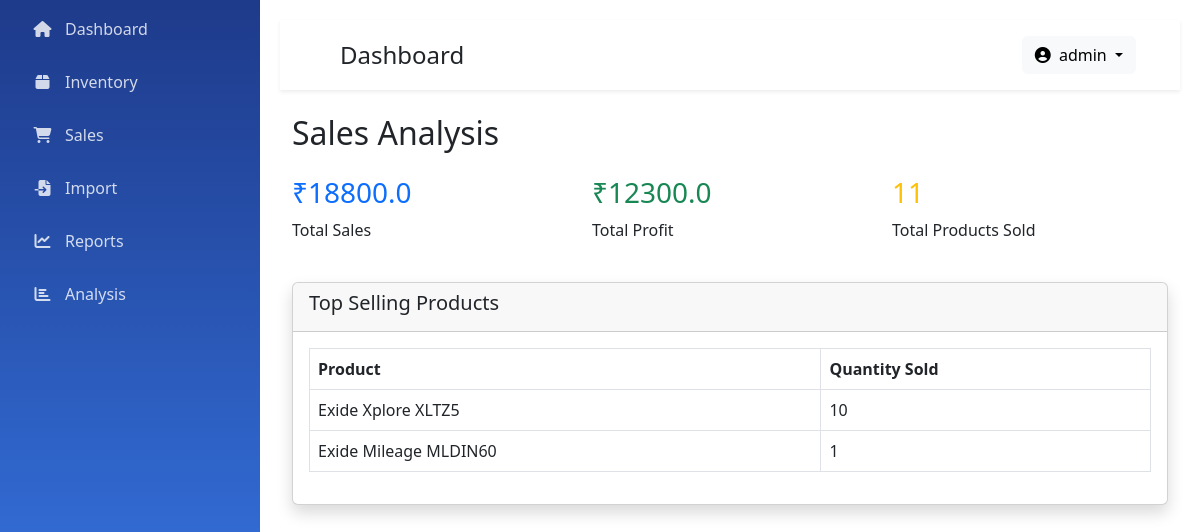
/analysis (signed in), run on the app's committed database.
### models.py (models this page shows, shortened)
class User(UserMixin, db.Model):
    id = db.Column(db.Integer, primary_key=True)
    username = db.Column(db.String(150), unique=True, nullable=False)
    password_hash = db.Column(db.String(150), nullable=False)
    created_at = db.Column(db.DateTime, default=datetime.utcnow)

class Battery(db.Model):
    id = db.Column(db.Integer, primary_key=True)
    model = db.Column(db.String(100), nullable=False)
    brand = db.Column(db.String(50))
    voltage = db.Column(db.Integer)
    capacity = db.Column(db.Integer)
    price = db.Column(db.Float, nullable=False)
    quantity = db.Column(db.Integer, default=0)
    barcode = db.Column(db.String(100), unique=True, nullable=False)
    qr_code = db.Column(db.String(200))
    import_date = db.Column(db.DateTime, default=datetime.utcnow)
    expiry_date = db.Column(db.DateTime)
    warranty_period = db.Column(db.Integer)
    supplier_id = db.Column(db.Integer, db.ForeignKey('supplier.id'))
    purchase_price = db.Column(db.Float)
    created_at = db.Column(db.DateTime, default=datetime.utcnow)
    sales = db.relationship('SaleItem', backref='battery', lazy=True)

### app.py (the view)
@app.route('/analysis')
@login_required
def analysis():
    total_sales = db.session.query(db.func.sum(Sale.total_amount)).scalar() or 0
    total_profit = db.session.query(db.func.sum(SaleItem.profit)).scalar() or 0
    total_products = db.session.query(db.func.sum(SaleItem.quantity)).scalar() or 0
    top_products = db.session.query(
        Battery.model,
        db.func.sum(SaleItem.quantity).label('qty_sold')
    ).join(SaleItem, Battery.id == SaleItem.battery_id)\
     .group_by(Battery.model)\
     .order_by(db.func.sum(SaleItem.quantity).desc())\
     .all()
    return render_template(
        'analysis.html',
        total_sales=total_sales,
        total_profit=total_profit,
        total_products=total_products,
        top_products=top_products
    )

### app.py (called while the page is built)
@login_manager.user_loader
def load_user(user_id):
    return User.query.get(int(user_id))

### templates/analysis.html
{% extends "base.html" %}
{% block content %}
<div class="container-fluid">
    <h2 class="mb-4">Sales Analysis</h2>
    <div class="row mb-4">
        <div class="col-md-4">
            <div class="stat-card">
                <h3 class="text-primary">₹{{ total_sales }}</h3>
                <p>Total Sales</p>
            </div>
        </div>
        <div class="col-md-4">
            <div class="stat-card">
                <h3 class="text-success">₹{{ total_profit }}</h3>
                <p>Total Profit</p>
            </div>
        </div>
        <div class="col-md-4">
            <div class="stat-card">
                <h3 class="text-warning">{{ total_products }}</h3>
                <p>Total Products Sold</p>
            </div>
        </div>
    </div>
    <div class="card shadow">
        <div class="card-header">
            <h5>Top Selling Products</h5>
        </div>
        <div class="card-body">
            <table class="table table-bordered">
                <thead>
                    <tr>
                        <th>Product</th>
                        <th>Quantity Sold</th>
                    </tr>
                </thead>
                <tbody>
                    {% for product in top_products %}
                    <tr>
                        <td>{{ product.model }}</td>
                        <td>{{ product.qty_sold }}</td>
                    </tr>
                    {% endfor %}
                </tbody>
            </table>
        </div>
    </div>
</div>
{% endblock %}

### templates/components/navbar.html (shortened to what this page needs)
<nav class="navbar navbar-expand-lg navbar-light bg-white shadow-sm mb-4">
    <div class="container-fluid">
        <h4 class="mb-0 ms-3 text-dark">{{ title|default('Dashboard') }}</h4>
        <div class="ms-auto">
            <div class="dropdown">
                <button class="btn btn-light dropdown-toggle" type="button" id="userDropdown" data-bs-toggle="dropdown">
                    <i class="fas fa-user-circle me-1"></i> {{ current_user.username }}
                </button>
            </div>
        </div>
    </div>
</nav>

### static/css/style.css (style rules this page uses)
.navbar { padding:1rem 2rem; }

### static/css/dashboard.css (style rules this page uses)
.stat-card { position: relative; overflow: hidden; }
.stat-card::after { content: ''; position: absolute; top: -50%; right: -50%; width: 100%; height: 100%; background: radial-gradient(circle, rgba(255,255,255,0.1) 0%, transparent 70%); transform: rotate(45deg); transition: all 0.5s; }

### data on the page
User: username "admin"
Battery: model "Exide Xplore XLTZ5", qty_sold "10"
Battery: model "Exide Mileage MLDIN60", qty_sold "1"

### other printed values
{{ title|default('Dashboard') }} "Dashboard"
{{ total_sales }} "18800.0"
{{ total_profit }} "12300.0"
{{ total_products }} "11"
